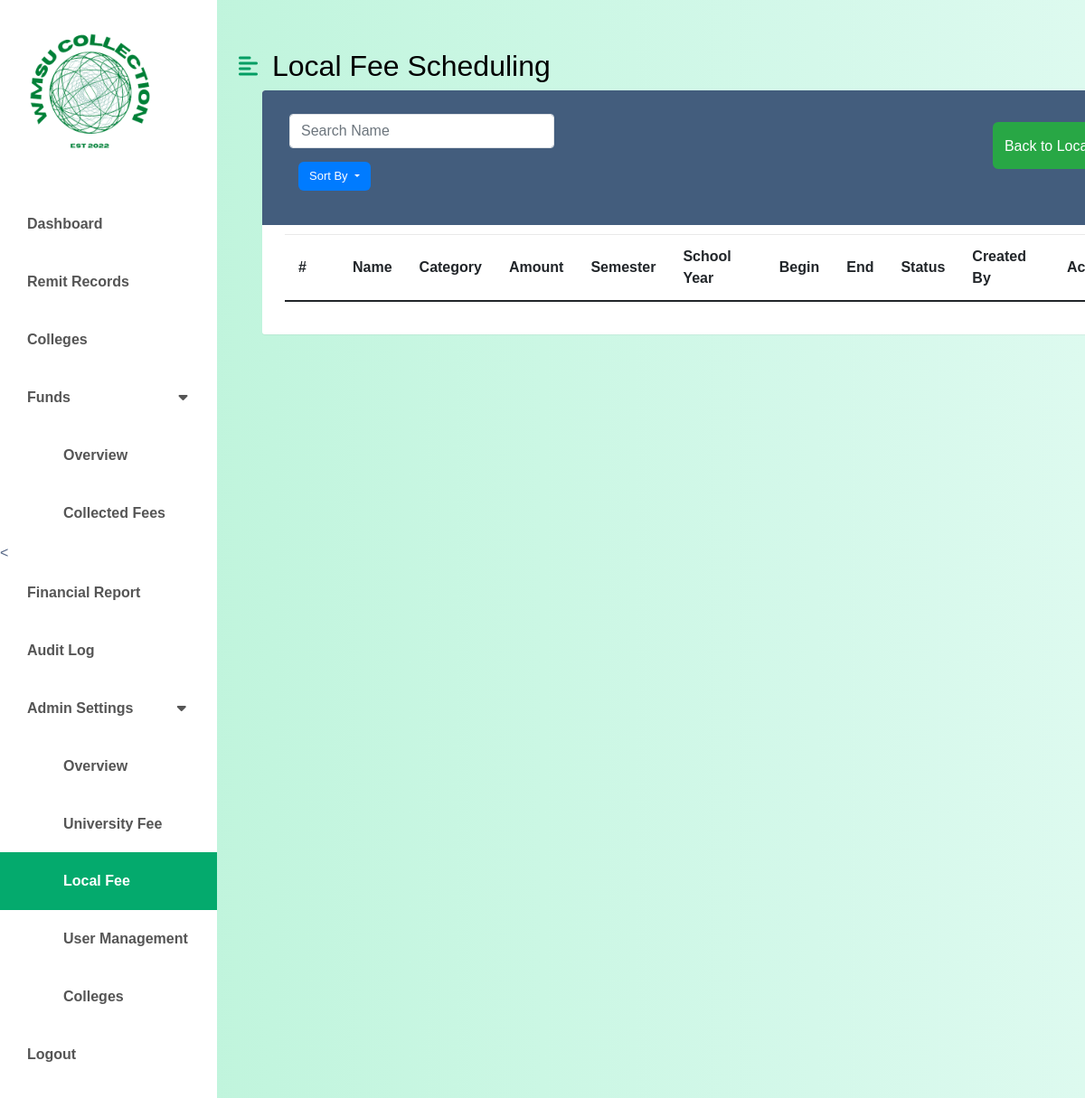
The app's page /local/localSchedule.php (signed in), older data.
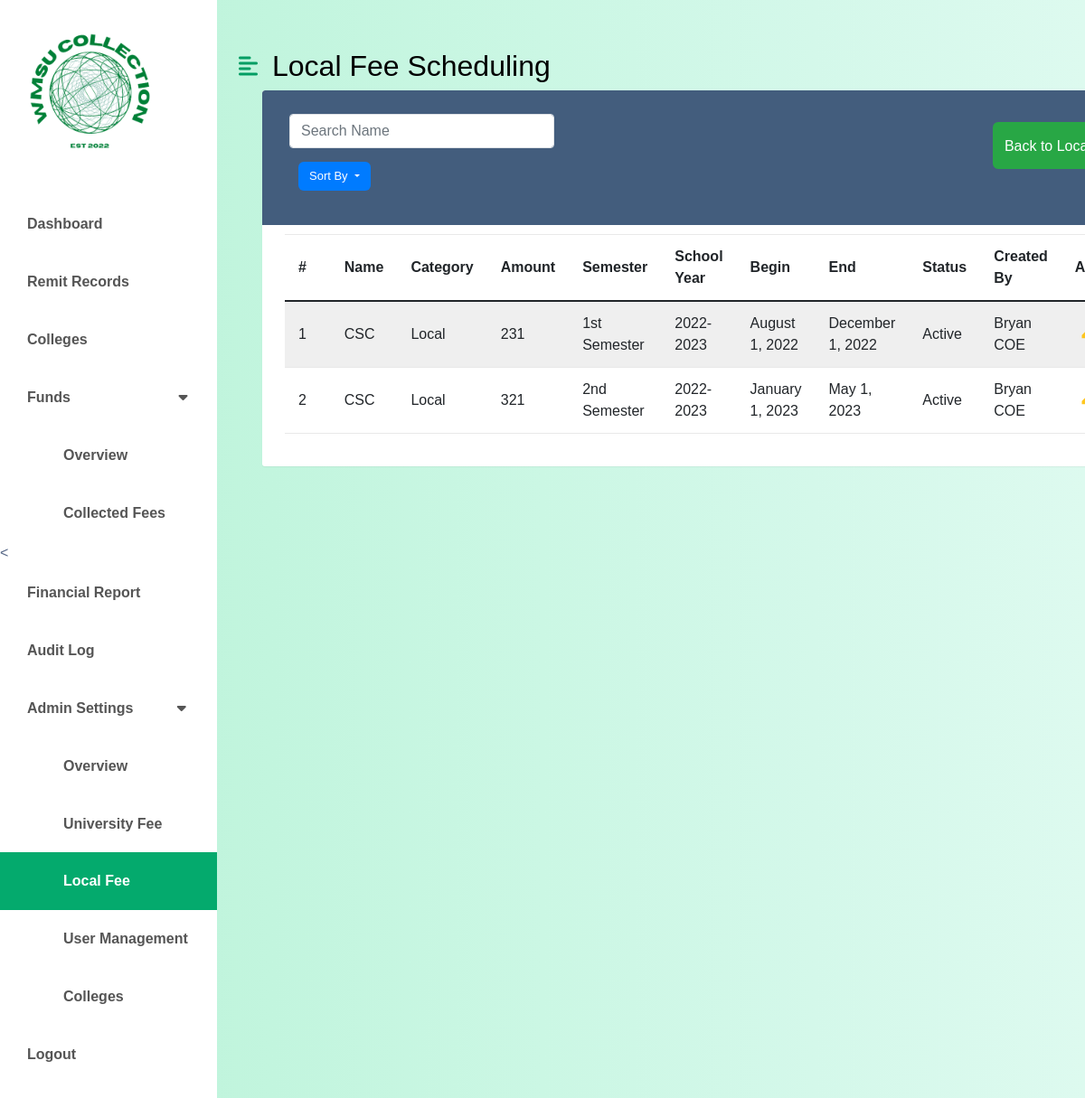
The same page, newer data.
### tables this page shows
CREATE TABLE `local_fee_schedule` (
  `id` int(11) NOT NULL,
  `semester_id` int(11) NOT NULL,
  `academic_year_id` int(11) NOT NULL,
  `college_id` int(11) NOT NULL,
  `local_fee_id` int(11) NOT NULL,
  `local_amount` int(11) NOT NULL,
  `is_active` tinyint(1) DEFAULT 1,
  `local_start_date` date DEFAULT NULL,
  `local_end_date` date DEFAULT NULL,
  `created_by` varchar(50) DEFAULT NULL,
  `created_at` timestamp NOT NULL DEFAULT current_timestamp(),
  `updated_at` timestamp NOT NULL DEFAULT current_timestamp() ON UPDATE current_timestamp(),
  `is_current` tinyint(1) NOT NULL DEFAULT 1
);

CREATE TABLE `local_fee` (
  `id` int(11) NOT NULL,
  `local_fee_type` varchar(50) DEFAULT 'Local',
  `local_name` varchar(50) NOT NULL,
  `created_by` varchar(50) DEFAULT NULL,
  `created_at` timestamp NOT NULL DEFAULT current_timestamp(),
  `updated_at` timestamp NOT NULL DEFAULT current_timestamp() ON UPDATE current_timestamp(),
  `college_id` int(11) NOT NULL
);

CREATE TABLE `semesters` (
  `id` int(11) NOT NULL,
  `semester_name` varchar(20) NOT NULL,
  `semester_duration` int(11) NOT NULL,
  `is_active` tinyint(1) NOT NULL DEFAULT 1,
  `created_at` timestamp NOT NULL DEFAULT current_timestamp(),
  `updated_at` timestamp NOT NULL DEFAULT current_timestamp() ON UPDATE current_timestamp()
);

CREATE TABLE `academic_year` (
  `id` int(11) NOT NULL,
  `academic_name` varchar(50) NOT NULL,
  `academic_start_date` date NOT NULL,
  `academic_end_date` date NOT NULL,
  `is_active` tinyint(1) NOT NULL DEFAULT 1,
  `created_at` timestamp NOT NULL DEFAULT current_timestamp(),
  `updated_at` timestamp NOT NULL DEFAULT current_timestamp() ON UPDATE current_timestamp()
);

### classes/localfeeSched.class.php (called while the page is built, shortened)
<?php
require_once 'database.class.php';
class localFeeSched {
    protected $db;
    function __construct() {
        $this->db = new Database();
    }
    function showAllDetails() {
        $sql = "SELECT ufs.id, ufs.local_start_date, ufs.local_amount, ufs.local_end_date, ufs.created_by, ufs.is_active, uf.local_name, uf.local_fee_type, s.semester_name, sy.academic_name, c.college_name
                FROM local_fee_schedule ufs
                JOIN local_fee uf ON ufs.local_fee_id = uf.id
                JOIN semesters s ON ufs.semester_id = s.id
                JOIN academic_year sy ON ufs.academic_year_id = sy.id
                JOIN colleges c ON ufs.college_id = c.id";
        $stmt = $this->db->connect()->prepare($sql);
        $stmt->execute();
        return $stmt->fetchAll(PDO::FETCH_ASSOC);
    }
}
?>

### classes/database.class.php (called while the page is built)
<?php
class Database {
    private $host = 'localhost';
    private $username = 'root';
    private $password = '';
    private $database = 'wmsu';
    protected $connection;
    public function connect() {
        try {
            $dsn = "mysql:host=$this->host;dbname=$this->database;charset=utf8mb4";
            $options = [
                PDO::ATTR_ERRMODE => PDO::ERRMODE_EXCEPTION,
                PDO::ATTR_DEFAULT_FETCH_MODE => PDO::FETCH_ASSOC,
                PDO::ATTR_EMULATE_PREPARES => false,
            ];
            $this->connection = new PDO($dsn, $this->username, $this->password, $options);
        } catch (PDOException $e) {
            echo "Connection error: " . $e->getMessage();
            die();
        }
        return $this->connection;
    }
}
?>

### local/localSchedule.php (the view, shortened to what this page needs)
<?php
	require_once '../classes/database.class.php';
	require_once '../classes/localfeeSched.class.php';
?>
<!doctype html>
<html lang="en" class="no-js">
  <html>
    <head>
    <link href="https://cdn.jsdelivr.net/npm/bootstrap@5.0.0-beta3/dist/css/bootstrap.min.css" rel="stylesheet" />
    <link rel="stylesheet" href="https://cdnjs.cloudflare.com/ajax/libs/font-awesome/5.15.3/css/all.min.css" />
	<link rel="stylesheet" href="https://stackpath.bootstrapcdn.com/bootstrap/4.5.0/css/bootstrap.min.css">
	<link rel="stylesheet" href="https://maxcdn.bootstrapcdn.com/font-awesome/4.7.0/css/font-awesome.min.css">
    <link rel="stylesheet" href="../css/fees.css" />
    </head>
      <body>
      <div class="d-flex" id="wrapper">
        <div class="bg-white" id="sidebar-wrapper">
            <img src="../images/logo.jpg" width ="200" alt="CCS COLLECTION FEE">
            <div class="list-group list-group-flush my-3">
                <a href="../admin/dashboard-main.php" class="list-group-item list-group-item-action bg-hover first-text fw-bold ">Dashboard</a>
                <a href="../remit-records/remit-records.php" class="list-group-item list-group-item-action bg-hover first-text fw-bold ">Remit Records</a>
                <a href="../college/college.php" class="list-group-item list-group-item-action bg-hover first-text fw-bold">Colleges</a>
                <button class="list-group-item list-group-item-action bg-hover second-text dropdown-btn fw-bold">Funds</a>
                <i class="fa fa-caret-down" style="margin-left: 115px;"></i>
                </button>
                <div class="dropdown-container">
                    <a href="../funds/overview_funds.php" class="list-group-item list-group-item-action bg-hover first-text fw-bold" style="text-decoration:none; padding-left: 70px;">Overview</a>
                    <a href="../funds/collected-fees.php" class="list-group-item list-group-item-action bg-hover first-text fw-bold " style="text-decoration:none; padding-left: 70px;">Collected Fees</a><
                </div>
                <a href="../financial-report/financial-report.php" class="list-group-item list-group-item-action bg-hover first-text fw-bold">Financial Report</a>
                <a href="../audit-log/audit-log.php" class="list-group-item list-group-item-action bg-hover first-text fw-bold">Audit Log</a>
                <button class="list-group-item list-group-item-action bg-hover second-text dropdown-btn fw-bold">Admin Settings</a>
                <i class="fa fa-caret-down" style="margin-left: 44px;"></i>
                </button>
                <div class="">
                    <a href="../admin-settings/overview_settings.php" class="list-group-item list-group-item-action bg-hover first-text fw-bold" style="text-decoration:none; padding-left: 70px;">Overview</a></ul>
                    <a href="../university/university.php" class="list-group-item list-group-item-action bg-hover first-text fw-bold" style="text-decoration:none; padding-left: 70px;">University Fee</a></ul>
                    <a href="../local/localfees.php"class="list-group-item list-group-item-action bg-hover first-text fw-bold active"  style="text-decoration:none; padding-left: 70px;">Local Fee</a></ul>
                    <a href="../admin-settings/user.php" class="list-group-item list-group-item-action bg-hover first-text fw-bold" style="text-decoration:none; padding-left: 70px;">User Management</a></ul>
                    <a href="../admin-settings/Colleges.php" class="list-group-item list-group-item-action bg-hover first-text fw-bold" style="text-decoration:none; padding-left: 70px;">Colleges</a></ul>
                </div>
                <a href="../public/logout.php" class="list-group-item list-group-item-action bg-hover fw-bold">Logout</a>
</div>
        </div>
		<div class="table-responsive">
	<div id="page-content-wrapper">
    <nav class="navbar navbar-expand-lg navbar-light bg-active py-4 px-4">
        <div class="d-flex align-items-center">
            <i class="fas fa-align-left primary-text fs-4 me-3" id="menu-toggle"></i>
            <h2 class="fs-2 m-0">Local Fee Scheduling</h2>
        </div>
    </nav>
		<div class="table-wrapper">
		<div class="table-title">
				<div class="row">
					<div class="col-sm-4 pr-auto">
					<input class="form-control border" type="search" name= "search" id="search-input" placeholder="Search Name">
					<button class="btn btn-primary dropdown-toggle" id ="sort-by" type="button" data-toggle="dropdown" aria-haspopup="true" aria-expanded="false">Sort By </button>
					</div>
          <div class="col-sm-8 p-auto mr-auto">
						<a href="localfees.php" class="btn btn-success" style = " padding: 13px; margin-top: 19px; border-radius:6px;"> <span>Back to Local Fees</span></a>
					</div>
				</div>
			</div>
			<div class="table-title">
			</div>
			<table class="table table-striped table-hover">
				<thead>
					<tr>
						<th>#</th>
						<th>Name</th>
						<th>Category</th>
						<th>Amount</th>
                        <th>Semester</th>
                        <th>School Year</th>
                        <th>Begin</th>
                        <th>End</th>
                        <th>Status</th>
                        <th>Created By</th>
						<th>Action</th>
					</tr>
				</thead>
				<tbody>
                    <?php
                    $FeeSched = new localFeeSched();
                    $FeeSchedData = $FeeSched->showAllDetails();
    $i = 1;
    foreach($FeeSchedData as $FeeSched) {
?>
            <tr>
            <td><?php echo $i; ?></td>
                    <td><?php echo $FeeSched['local_name']; ?></td>
                    <td><?php echo $FeeSched['local_fee_type']; ?></td>
                    <td><?php echo $FeeSched['local_amount']; ?></td>
                    <td><?php echo $FeeSched['semester_name']; ?></td>
                    <td><?php echo $FeeSched['academic_name']; ?></td>
                    <td><?php echo date('F j, Y', strtotime($FeeSched['local_start_date'])); ?></td>
                    <td><?php echo date('F j, Y', strtotime($FeeSched['local_end_date'])); ?></td>
                    <td><?php echo ($FeeSched['is_active'] == 1) ? "Active" : "Not Active"; ?></td>
                    <td><?php echo $FeeSched['created_by']; ?> </td>
                   <td><a href="universityfees.php?id=<?php echo $FeeSched['id']; ?>" class="edit"><i class="material-icons" title="Edit">&#xE254;</i></a></td>
            </tr>
<?php
            $i++;
        }
?>
</body>
</html>

### css/fees.css (style rules this page uses)
:root { --main-bg-color: #009d63; --main-text-color: #009d63; --second-text-color: #bbbec5; --second-bg-color: #c1efde; }
.primary-text { color: var(--main-text-color); }
.second-text { color: var(--second-text-color); }
#wrapper { overflow-x: hidden; background-image: linear-gradient( to right, #baf3d7, #c2f5de, #cbf7e4, #d4f8ea, #ddfaef ); }
#sidebar-wrapper { min-height: 100vh; margin-left: -15rem; -webkit-transition: margin 0.25s ease-out; -moz-transition: margin 0.25s ease-out; -o-transition: margin 0.25s ease-out; transition: margin 0.25s ease-out; }
#sidebar-wrapper .list-group { width: 15rem; }
#page-content-wrapper { min-width: 100vw; padding-right: 20px; }
#menu-toggle { cursor: pointer; }
.list-group-item { border: none; background-color: #FFF; color: #555; padding: 20px 30px; }
.list-group-item.active { background-color: #04AA6D; color: white; }
@media (min-width: 768px) { #sidebar-wrapper { margin-left: 0; } }
@media (min-width: 768px) { #page-content-wrapper { min-width: 0; width: 100%; } }
body { color: #566787; background: #f5f5f5; font-family: 'Poppins', sans-serif; height: 100%; font-size: 1rem; }
.fs-2 { font-size:calc(1.325rem + 9.vw)!important; }
.h1, .h3, .h4, .h5, .h6, h1, h2, h3, h4, h5, h6 { margin-top: 0; margin-bottom: 0.5rem; font-weight: 500; line-height: 1.2; color:#000; }
.table-responsive { margin: 30px 0; }
.table-wrapper { background: #fff; padding: 20px 25px; margin-left: 50px; border-radius: 3px; min-width: 1000px; box-shadow: 0 1px 1px rgb(0 0 0 / 5%); overflow: hidden; }
.table-title { padding-bottom: 15px; background: #435d7d; color: #fff; padding: 16px 30px; min-width: 100%; margin: -20px -25px 10px; border-radius: 3px 3px 0 0; }
.table-title .btn { color: #fff; float: right; font-size: 13px; border: none; min-width: 50px; border-radius: 2px; border: none; outline: none !important; margin-left: 10px; }
.table-title .btn span { float: left; margin-top: 2px; }
table.table tr th, table.table tr td { border-color: #e9e9e9; padding: 12px 15px; vertical-align: middle; }
table.table tr th:first-child { width: 60px; }
table.table tr th:last-child { width: 100px; }
table.table-striped tbody tr:nth-of-type(odd) { background-color: #fcfcfc; }
table.table td:last-child i { opacity: 0.9; font-size: 22px; margin: 0 5px; }
table.table td a { font-weight: bold; color: #566787; display: inline-block; text-decoration: none; outline: none !important; }
table.table td a.edit { color: #FFC107; }
table.table td i { font-size: 19px; }
.pb-4 , .px-4 { padding-bottom: 0.5rem!important; }
.fs-2 { font-size: calc(1.325rem + 9.vw)!important; font-weight: 400; }
#sort-by { margin-top: 15px; border-radius: 6px; float: left; }
#search-input { margin-top: 10px; }
.btn:not(:disabled):not(.disabled) { cursor: pointer; margin-top: 27px; }
.table-title .btn span { float: left; margin-top: 2px; font-size: 16px; }

Row changes from the older to the newer data that the page shows:
added local_fee_schedule: local_fee.local_name "CSC", local_fee.local_fee_type "Local", local_amount "231", semester.semester_name "1st Semester", academic_year.academic_name "2022-2023", local_start_date "August 1, 2022", local_end_date "December 1, 2022", is_active "Active", created_by "Bryan COE"
added local_fee_schedule: local_fee.local_name "CSC", local_fee.local_fee_type "Local", local_amount "321", semester.semester_name "2nd Semester", academic_year.academic_name "2022-2023", local_start_date "January 1, 2023", local_end_date "May 1, 2023", is_active "Active", created_by "Bryan COE"
